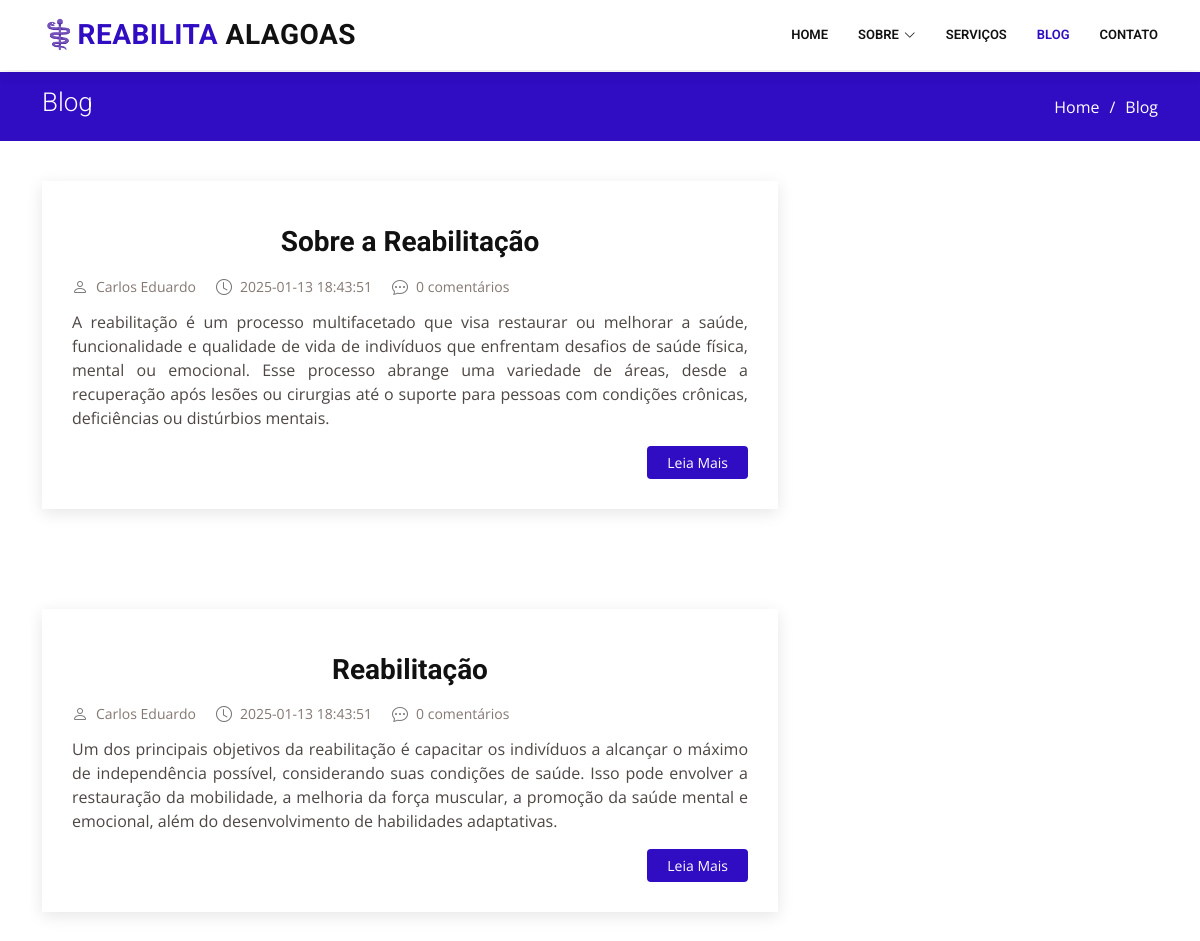
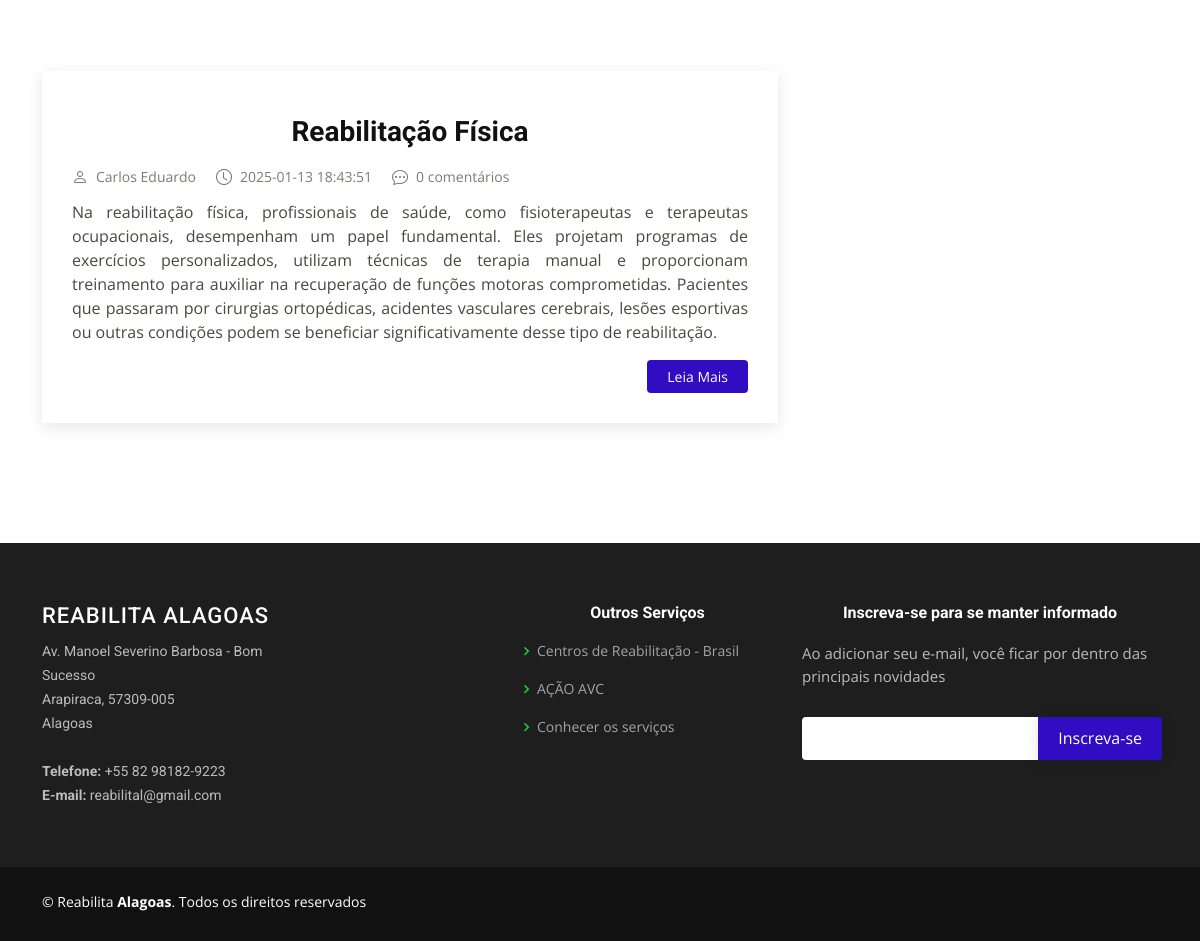
Screenshot of /blog.php with the database file from the repository (2 pictures, top to bottom).
### tables this page shows
CREATE TABLE postagens (
    id INT AUTO_INCREMENT PRIMARY KEY,
    titulo VARCHAR(255) NOT NULL,
    autor_id INT NOT NULL,  
    categoria_id INT NOT NULL,  
    imagem VARCHAR(255),  
    texto TEXT NOT NULL,
    data_publicacao TIMESTAMP DEFAULT CURRENT_TIMESTAMP,
    FOREIGN KEY (autor_id) REFERENCES usuarios(id) ON DELETE CASCADE,
    FOREIGN KEY (categoria_id) REFERENCES categorias(id) ON DELETE RESTRICT
);

CREATE TABLE usuarios (
    id INT AUTO_INCREMENT PRIMARY KEY,
    nome VARCHAR(100) NOT NULL,
    email VARCHAR(100) UNIQUE NOT NULL,
    senha VARCHAR(255) NOT NULL,
    descricao TEXT,
    foto VARCHAR(255),
    criado_em TIMESTAMP DEFAULT CURRENT_TIMESTAMP
);

### blog.php (the view, shortened to what this page needs)
<!DOCTYPE html>
<html lang="pt-br">
<head>
  <link href="assets/vendor/animate.css/animate.min.css" rel="stylesheet">
  <link href="assets/vendor/aos/aos.css" rel="stylesheet">
  <link href="assets/vendor/bootstrap/css/bootstrap.min.css" rel="stylesheet">
  <link href="assets/vendor/bootstrap-icons/bootstrap-icons.css" rel="stylesheet">
  <link href="assets/vendor/boxicons/css/boxicons.min.css" rel="stylesheet">
  <link href="assets/vendor/glightbox/css/glightbox.min.css" rel="stylesheet">
  <link href="assets/vendor/remixicon/remixicon.css" rel="stylesheet">
  <link href="assets/vendor/swiper/swiper-bundle.min.css" rel="stylesheet">
  <link href="assets/css/style.css" rel="stylesheet">
</head>
<body>
  <header id="header" class="fixed-top">
    <div class="container d-flex align-items-center">
      <h1 class="logo me-auto"><a href="#"><span>⚕️Reabilita</span> Alagoas</a></h1>
      <nav id="navbar" class="navbar order-last order-lg-0">
        <ul>
          <li><a href="index.php">Home</a></li>
          <li class="dropdown"><a href="#"><span>Sobre</span> <i class="bi bi-chevron-down"></i></a>
          </li>
          <li><a href="servicos.php">Serviços</a></li>
          <li><a href="blog.php" class="active">Blog</a></li>
          <li><a href="contato.php">Contato</a></li>
        </ul>
      </nav>
    </div>
  </header>
  <main id="main">
    <section id="breadcrumbs" class="breadcrumbs">
      <div class="container">
        <div class="d-flex justify-content-between align-items-center">
          <h2>Blog</h2>
          <ol>
            <li><a href="index.php">Home</a></li>
            <li>Blog</li>
          </ol>
        </div>
      </div>
    </section>
    <?php
          $servername = "localhost";
          $username = "root";
          $password = "";
          $dbname = "reabilita_al";
          $conn = new mysqli($servername, $username, $password, $dbname);
          $sql = "SELECT
                  p.id AS postagem_id,
                  p.titulo AS titulo_postagem,
                  p.texto AS conteudo_postagem,
                  p.imagem AS imagem_postagem,
                  p.data_publicacao,
                  u.nome AS autor_nome,
                  u.email AS autor_email,
                  u.descricao AS autor_descricao,
                  u.foto AS autor_foto,
                  c.nome AS categoria_nome,
                  c.descricao AS categoria_descricao
                FROM
                postagens p
                INNER JOIN
                usuarios u ON p.autor_id = u.id
                INNER JOIN
                categorias c ON p.categoria_id = c.id";
          $result = $conn->query($sql);
          if ($result->num_rows > 0) {
            while ($row = $result->fetch_assoc()) {
          ?>
    <section id="blog" class="blog">
      <div class="container" data-aos="fade-up">
        <div class="row">
          <div class="col-lg-8 justify-content-center">
            <article class="entry">
              <div class="entry-img">
              </div>
              <h2 class="entry-title">
                <a href="#"><?php echo htmlspecialchars($row['titulo_postagem']) ?></a>
              </h2>
              <div class="entry-meta">
                <ul>
                  <li class="d-flex align-items-center"><i class="bi bi-person"></i> <a href="#"><?php echo htmlspecialchars($row['autor_nome']) ?></a></li>
                  <li class="d-flex align-items-center"><i class="bi bi-clock"></i> <a href="#"><time
                        datetime="2020-01-01"><?php echo htmlspecialchars($row['data_publicacao']) ?></time></a></li>
                  <li class="d-flex align-items-center"><i class="bi bi-chat-dots"></i> <a href="#">0
                      comentários </a></li>
                </ul>
              </div>
              <div class="entry-content">
                <p class="justificar">
                <?php echo htmlspecialchars($row['conteudo_postagem']) ?>
                </p>
                <div class="read-more">
                  <a href="postagem.php?id=<?php echo $row['postagem_id']; ?>">Leia Mais</a>
                </div>
              </div>
            </article>
          </div>
          <?php
            }
          } else {
            echo "Nenhuma Postagem Encontrada.";
          }
          ?>
          </div>
        </div>
      </div>
    </section>
  </main>
  <footer id="footer">
<div class="footer-top">
  <div class="container">
    <div class="row">
      <div class="col-lg-3 col-md-6 footer-contact">
        <h3>Reabilita Alagoas</h3>
        <p>
          Av. Manoel Severino Barbosa - Bom Sucesso <br>
          Arapiraca, 57309-005<br>
          Alagoas <br><br>
          <strong>Telefone:</strong> +55 82 98182-9223 <br>
          <strong>E-mail:</strong> reabilital@gmail.com <br>
        </p>
      </div>
      <div class="col-lg-2 col-md-6 footer-links">
        <h4> </h4>
      </div>
      <div class="col-lg-3 col-md-6 footer-links">
        <h4>Outros Serviços </h4>
        <ul>
          <li><i class="bx bx-chevron-right"></i> <a href="https://www.gov.br/saude/pt-br/assuntos/saude-de-a-a-z/s/saude-da-pessoa-com-deficiencia/cer" target="_blank">Centros de Reabilitação - Brasil </a></li>
          <li><i class="bx bx-chevron-right"></i> <a href="https://www.acaoavc.org.br" target="_blank"> AÇÃO AVC</a></li>
          <li><i class="bx bx-chevron-right"></i> <a href="https://www.gov.br/saude/pt-br/assuntos/novo-pac-saude/centros-especializados-em-reabilitacao" target="_blank">Conhecer os serviços</a></li>
        </ul>
      </div>
      <div class="col-lg-4 col-md-6 footer-newsletter">
        <h4>Inscreva-se para se manter informado</h4>
        <p>Ao adicionar seu e-mail, você ficar por dentro das principais novidades </p>
        <form action="" method="post">
          <input type="email" name="email"><input type="submit" value="Inscreva-se">
        </form>
      </div>
    </div>
  </div>
</div>
<div class="container d-md-flex py-4">
  <div class="me-md-auto text-center text-md-start">
    <div class="copyright">
      &copy; Reabilita <strong><span>Alagoas</span></strong>. Todos os direitos reservados
    </div>
    <div class="credits">
    </div>
  </div>
</div>
</footer>
</body>
</html>

### rows the page displays
postagens: titulo "Sobre a Reabilitação", autor.nome "Carlos Eduardo", data_publicacao "2025-01-13 18:43:51", texto "A reabilitação é um processo multifacetado que visa restaurar ou melhorar a saúde, funcionalidade e qualidade de vida de indivíduos que enfrentam desafios de saúde física, mental ou emocional. Esse processo abrange uma variedade de áreas, desde a recuperação após lesões ou cirurgias até o suporte para pessoas com condições crônicas, deficiências ou distúrbios mentais."
postagens: titulo "Reabilitação", autor.nome "Carlos Eduardo", data_publicacao "2025-01-13 18:43:51", texto "Um dos principais objetivos da reabilitação é capacitar os indivíduos a alcançar o máximo de independência possível, considerando suas condições de saúde. Isso pode envolver a restauração da mobilidade, a melhoria da força muscular, a promoção da saúde mental e emocional, além do desenvolvimento de habilidades adaptativas."
postagens: titulo "Reabilitação Física", autor.nome "Carlos Eduardo", data_publicacao "2025-01-13 18:43:51", texto "Na reabilitação física, profissionais de saúde, como fisioterapeutas e terapeutas ocupacionais, desempenham um papel fundamental. Eles projetam programas de exercícios personalizados, utilizam técnicas de terapia manual e proporcionam treinamento para auxiliar na recuperação de funções motoras comprometidas. Pacientes que passaram por cirurgias ortopédicas, acidentes vasculares cerebrais, lesões esportivas ou outras condições podem se beneficiar significativamente desse tipo de reabilitação."
